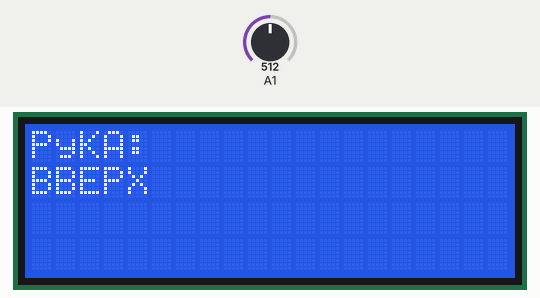
Recording of a sketch running on a simulated Arduino Uno, built with avr-gcc and run on an emulated ATmega328P. Shown: 20×4 character LCD. The inputs (shaded band) are chosen by the test bench; at power-on: A1 = 512. What the sketch prints to the serial monitor is not drawn.

Above: at 3.2 s.
3.3 s: A1 set to 0
At 4.3 s:
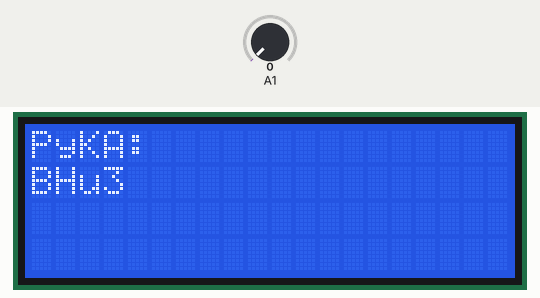
4.8 s: A1 set to 122
At 5.7 s:
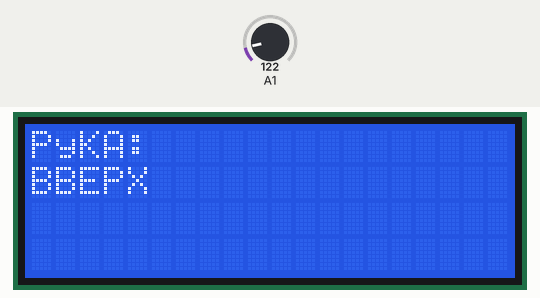
Timing chart, 0 to 7.8 s (numbered marks = the images above; inputs shaded):
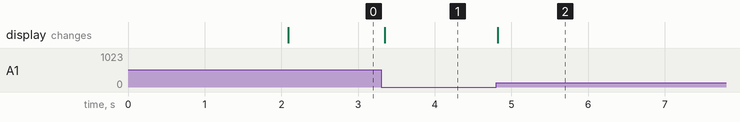

Measured:
- after the input at 3.3 s, the display: changes after 0.05 s (image 1)
- after the input at 4.8 s, the display: changes at once (image 2)

The sketch:

hand_display.ino
```cpp
 #include <Wire.h>
#include <LiquidCrystal_I2C.h>
LiquidCrystal_I2C lcd(0x27,20,4 );
unsigned int hand = 0;
// подключать к аналоговым выходам А4 и А5

void setup() {
  // put your setup code here, to run once:
 Serial.begin(9600);
 lcd.init();                       // Инициализация lcd
  lcd.backlight();
  lcd.clear();
  lcd.setCursor(4,1);
  lcd.print("npuBeT Mup!");
  delay (2000);
}

void loop() {
  // put your main code here, to run repeatedly:
  lcd.clear();
hand = analogRead(A1);
Serial.println(hand);
 lcd.setCursor(0,0);
  lcd.print("PyKA:");
if (hand > 0)
{  lcd.setCursor(0,1);
  lcd.print("BBEPX");
}else{
   lcd.setCursor(0,1);
  lcd.print("BHu3");
}
delay(100);
}
```
